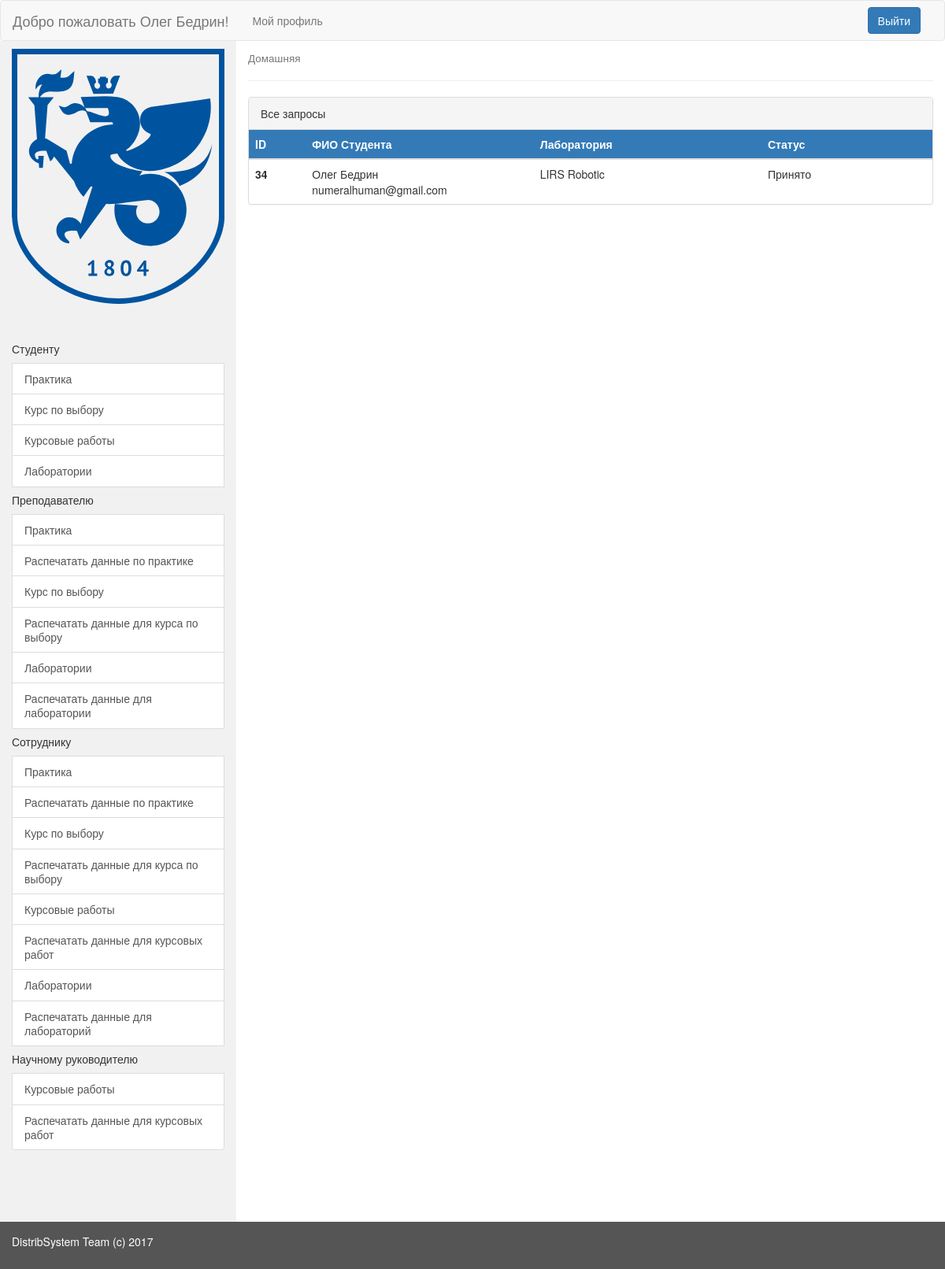
/distribution/my_profile/23/cooperator/Practice/view_requests (signed in), run on the app's committed database.
### choose_distrib/models.py (models this page shows, shortened)
class Request(models.Model):
    student = models.ForeignKey(User, on_delete=models.CASCADE)
    container = models.ForeignKey(Container, on_delete=models.CASCADE)
    STATUS = (
        (0, 'SENDED'),
        (1, 'ACCEPTED'),
        (2, 'DECLINED'),
    )
    status = models.IntegerField(
        default=0,
        validators=[MaxValueValidator(2), MinValueValidator(0)],
        choices=STATUS
    )
    REQUESTTYPE = (
        ('Laboratory', 'laboratory'),
        ('Course', 'course'),
        ('Practice', 'practice'),
        ('ScienceHead', 'science_director')
    )
    request_type = models.CharField(max_length=20, choices=REQUESTTYPE)
    send_date = models.DateTimeField(auto_now_add=True)
    change_date = models.DateField(auto_now=True)

class Container(models.Model):
    container_name = models.CharField(max_length=100, verbose_name='Название')
    container_director = models.ManyToManyField(User)
    container_capacity = models.IntegerField(
        default=0,
        validators=[MaxValueValidator(300), MinValueValidator(0)]
    )
    CONTAINERCHOISE = (
        ('Laboratory', 'laboratory'),
        ('Course', 'course'),
        ('Practice', 'practice'),
        ('ScienceHead', 'science_director')
    )
    container_type = models.CharField(max_length=20, choices=CONTAINERCHOISE)
    def __str__(self):
        return self.container_name

### choose_distrib/views.py (the view)
# urls.py: url(r'^(?P<request_type>[A-z]+)/(?P<action_type>[A-z]+)$', views.coop_form, name='cooperator')]))
def coop_form(request, user_id, request_type, action_type):
    context = {}
    requests = []
    try:
        requests.append(list(Request.objects.filter(request_type=request_type)))
        context = {
            'user_id': user_id,
            "requests": requests,
        }
    except:
        messages.add_message(request, messages.INFO, 'Список заявок пуст')
    context.update(base_context(request))
    if action_type == 'view_requests':
        return render(request, 'accounts/parts/requests_table_without_buttons.html', context)
    if action_type == 'print_requests':
        return render(request, 'accounts/parts/print_template.html', context)

### userroles/utils.py (called while the page is built)
def get_entity_from_db(user, name):
    model = None
    try :
        model=getattr(module, name).objects.get(user=user)
        if model is not None:
            return model
    except:
        return None

### userroles/views.py (called while the page is built)
@login_required(login_url='/accounts/login')
def base_context(request):
    user = request.user
    is_student = get_entity_from_db(user, 'Student')
    is_cooperator = get_entity_from_db(user, 'Cooperator')
    is_professor = get_entity_from_db(user, 'Professor')
    is_sci_director = get_entity_from_db(user, 'ScientificDirector')
    context = {
        "user_id": user.id,
        "user_surname": user.last_name,
        "user_name": user.first_name,
        "user_email": user.email,
        "user_username": user.username,
        "is_student": is_student,
        "is_professor": is_professor,
        "is_cooperator": is_cooperator,
        "is_sci_director": is_sci_director
    }
    return context

### userroles/templates/accounts/parts/requests_table_without_buttons.html
{% extends 'accounts/my_profile.html' %}
{% block content %}
<div class="panel panel-default">
  <div class="panel-heading">Все запросы</div>
  {% if requests %}
    <table class="table table-hover">
      <thead>
          <tr>
            <th class="col-sm-1 bg-primary th-align-and-text-size">ID</th>
            <th class="col-lg-4 bg-primary th-align-and-text-size">ФИО Студента</th>
            <th class="col-lg-4 bg-primary th-align-and-text-size">Лаборатория</th>
            <th class="col-lg-4 bg-primary th-align-and-text-size">Статус</th>
          </tr>
      </thead>
      <tbody class="table-striped">
          {% for list in requests %}
            {% for req in list %}
              <tr>
                <th scope="row">{{ req.id }}</th>
                <td><span id="space">{{ req.student.first_name }} {{ req.student.last_name }}<br>{{ req.student.email }}</span></td>
                <td>{{ req.container }}</td>
                <td>
                  <div id="space">
                    {% if req.status is 0 %}
                      <p>Рассматривается</p>
                    {% elif req.status is 1 %}
                      <p>Принято</p>
                    {% elif req.status is 2 %}
                      <p>Отказано</p>
                    {% else %}
                      <p>Неверный код запроса: {{ req.status }}</p>
                    {% endif %}
                  </div>
                </td>
              </tr>
            {% endfor %}
          {% endfor %}
      </tbody>
    </table>
  {% else %}
    <div class="h2-margin">
      <h2>На текущий момент нет запросов.</h2>
    </div>
  {% endif %}
</div>
{% endblock %}

### userroles/templates/accounts/my_profile.html (shortened to what this page needs)
{% load static %}
<!DOCTYPE html>
<html lang="en">
  <head>
    <link href="{% static 'userroles/css/bootstrap.min.css' %}" rel="stylesheet" type="text/css">
    <link rel="stylesheet" type="text/css" href="{% static 'userroles/css/style.css' %}">
  </head>
  <body>
    <nav class="navbar navbar-default">
      <div class="container-fluid">
        <div class="navbar-header">
          <a class="navbar-brand" href="{% url 'userroles:profile' user_id %}" >Добро пожаловать {{ user_name }} {{ user_surname }}!</a>
        </div>
        <div class="collapse navbar-collapse" id="topNavBar">
          <ul class="nav navbar-nav">
            <li class="">
              <a href="{% url 'userroles:profile' user_id %}">Мой профиль</a>
            </li>
          </ul>
          <form class="navbar-form navbar-right" action="{% url 'userroles:logout' %}">
            <button class="btn btn-primary" type="submit">Выйти</button>
          </form>
        </div>
      </div>
    </nav>
    <div class="container-fluid">
      <div class="row content">
        <div class="col-sm-3 sidenav">
          <img class="image-padding" src="{% static "userroles/img/profile_logo.svg" %}">
          <div class="list-group">
            <br><br>
            {% if is_student %}
              {% include "accounts/parts/menus/student_menu.html" %}
            {% endif %}
            {% if is_professor %}
              {% include "accounts/parts/menus/professor_menu.html" %}
            {% endif %}
            {% if is_cooperator %}
              {% include "accounts/parts/menus/cooperator_menu.html" %}
            {% endif %}
            {% if is_sci_director %}
              {% include "accounts/parts/menus/sci_dir_menu.html" %}
            {% endif %}
          </div>
        </div>
        <div class="col-sm-9">
          <h4><small>Домашняя</small></h4>
          <hr>
          {% block content %}
          {% endblock %}
        </div>
      </div>
    </div>
    <footer class="container-fluid">
      <p>DistribSystem Team (c) 2017</p>
    </footer>
  </body>
</html>

### userroles/templates/accounts/parts/menus/student_menu.html
<h5>Студенту</h5>
<a href="{% url 'choose_distrib:student' user_id 'Practice' %}" class="list-group-item">
    <p class="list-group-item-text">Практика</p>
</a>
<a href="{% url 'choose_distrib:student' user_id 'Course' %}" class="list-group-item">
    <p class="list-group-item-text">Курс по выбору</p>
</a>
<a href="{% url 'choose_distrib:student' user_id 'ScienceHead' %}" class="list-group-item">
    <p class="list-group-item-text">Курсовые работы</p>
</a>
<a href="{% url 'choose_distrib:student' user_id 'Laboratory' %}" class="list-group-item">
    <p class="list-group-item-text">Лаборатории</p>
</a>

### userroles/templates/accounts/parts/menus/professor_menu.html
<h5>Преподавателю</h5>
<a href="{% url 'choose_distrib:professor' user_id 'Practice' 'view_requests'%}" class="list-group-item">
    <p class="list-group-item-text">Практика</p>
</a>
<a href="{% url 'choose_distrib:professor' user_id 'Practice' 'print_requests'%}" class="list-group-item">
    <p class="list-group-item-text">Распечатать данные по практике</p>
</a>
<a href="{% url 'choose_distrib:professor' user_id 'Course' 'view_requests'%}" class="list-group-item">
    <p class="list-group-item-text">Курс по выбору</p>
</a>
<a href="{% url 'choose_distrib:professor' user_id 'Course' 'print_requests'%}" class="list-group-item">
    <p class="list-group-item-text">Распечатать данные для курса по выбору</p>
</a>
<a href="{% url 'choose_distrib:professor' user_id 'Laboratory' 'view_requests'%}" class="list-group-item">
    <p class="list-group-item-text">Лаборатории</p>
</a>
<a href="{% url 'choose_distrib:professor' user_id 'Laboratory' 'print_requests'%}" class="list-group-item">
    <p class="list-group-item-text">Распечатать данные для лаборатории</p>
</a>

### userroles/templates/accounts/parts/menus/cooperator_menu.html
<h5>Сотруднику</h5>
<a href="{% url 'choose_distrib:cooperator' user_id 'Practice' 'view_requests'%}" class="list-group-item">
    <p class="list-group-item-text">Практика</p>
</a>
<a href="{% url 'choose_distrib:cooperator' user_id 'Practice' 'print_requests'%}" class="list-group-item">
    <p class="list-group-item-text">Распечатать данные по практике</p>
</a>
<a href="{% url 'choose_distrib:cooperator' user_id 'Course' 'view_requests'%}" class="list-group-item">
    <p class="list-group-item-text">Курс по выбору</p>
</a>
<a href="{% url 'choose_distrib:cooperator' user_id 'Course' 'print_requests'%}" class="list-group-item">
    <p class="list-group-item-text">Распечатать данные для курса по выбору</p>
</a>
<a href="{% url 'choose_distrib:cooperator' user_id 'ScienceHead' 'view_requests'%}" class="list-group-item">
    <p class="list-group-item-text">Курсовые работы</p>
</a>
<a href="{% url 'choose_distrib:cooperator' user_id 'ScienceHead' 'print_requests'%}" class="list-group-item">
    <p class="list-group-item-text">Распечатать данные для курсовых работ</p>
</a>
<a href="{% url 'choose_distrib:cooperator' user_id 'Laboratory' 'view_requests'%}" class="list-group-item">
    <p class="list-group-item-text">Лаборатории</p>
</a>
<a href="{% url 'choose_distrib:cooperator' user_id 'Laboratory' 'print_requests'%}" class="list-group-item">
    <p class="list-group-item-text">Распечатать данные для лабораторий</p>
</a>

### userroles/templates/accounts/parts/menus/sci_dir_menu.html
<h5>Научному руководителю</h5>
<a href="{% url 'choose_distrib:sc_dir_sci_dir' user_id 'ScienceHead' 'view_requests'%}" class="list-group-item">
    <p class="list-group-item-text">Курсовые работы</p>
</a>
<a href="{% url 'choose_distrib:sc_dir_sci_dir' user_id 'ScienceHead' 'print_requests'%}" class="list-group-item">
    <p class="list-group-item-text">Распечатать данные для курсовых работ</p>
</a>

### userroles/static/userroles/css/style.css (style rules this page uses)
.image-padding { padding-top: 10px; }
.row.content { height: 1500px }
.sidenav { background-color: #f1f1f1; height: 100%; }
footer { background-color: #555; color: white; padding: 15px; }
.table>thead>tr { background-color: #0074D9; color:#ffffff; }
.navbar { margin-bottom: 0px; }

### data on the page
Request: id "34", student.first_name "Олег", student.last_name "Бедрин", student.email "numeralhuman@gmail.com", container "LIRS Robotic", status "Принято"

### other printed values
{{ user_name }} "Олег"
{{ user_surname }} "Бедрин"
